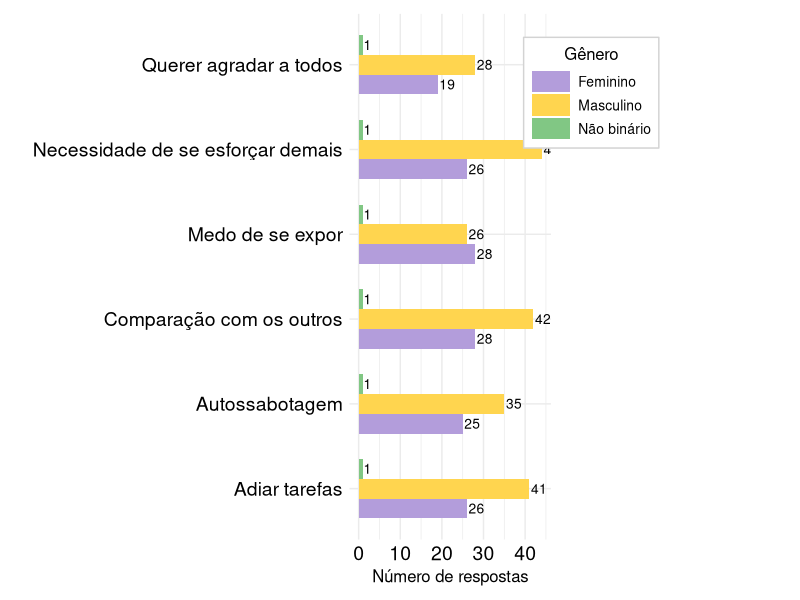

This figure's R source:
library(ggplot2)
library(reshape2)

comportamentos <- c(
  'Necessidade de se esforçar demais',
  'Autossabotagem',
  'Adiar tarefas',
  'Medo de se expor',
  'Comparação com os outros',
  'Querer agradar a todos'
)

respostas_homens <- c(44, 35, 41, 26, 42, 28)
respostas_mulheres <- c(26, 25, 26, 28, 28, 19)
respostas_nao_binario <- rep(1, length(comportamentos))

dados <- data.frame(
  Comportamentos = comportamentos,
  Mulheres = respostas_mulheres,
  Homens = respostas_homens,
  `Não binário` = respostas_nao_binario
)

dados_long <- melt(dados, id.vars = "Comportamentos", variable.name = "Gênero", value.name = "Respostas")

cores_respostas <- c("#B39DDB", "#FFD54F", "#81C784")

grafico <- ggplot(dados_long, aes(x = Comportamentos, y = Respostas, fill = Gênero)) +
  geom_bar(stat = "identity", position = position_dodge(width = 0.7), width = 0.7) +
  geom_text(aes(label = Respostas), 
            position = position_dodge(width = 0.7), 
            hjust = -0.1, size = 3.5, color = "black") +
  scale_fill_manual(values = cores_respostas, 
                    labels = c("Feminino", "Masculino", "Não binário")) +
  coord_flip() +
  labs(
    x = "",
    y = "Número de respostas",
    fill = "Gênero"
  ) +
  theme_minimal() +
  theme(
    plot.title = element_text(hjust = 0.5, size = 18, color = "black"),
    axis.title.y = element_text(size = 10, color = "black"),
    axis.title.x = element_text(size = 12, color = "black"),
    axis.text = element_text(size = 14, color = "black"),
    legend.text = element_text(size = 10, color = "black"),
    legend.title = element_text(size = 12, hjust = 0.5, color = "black"),
    legend.position = c(1.2, 0.85),
    legend.direction = "vertical",
    legend.key.height = unit(0.6, 'cm'),
    legend.key.width = unit(1, 'cm'),
    legend.spacing.y = unit(0.4, 'cm'),
    legend.background = element_rect(fill = "white", color = "lightgray", size = 0.5),
    plot.margin = margin(10, 180, 10, 10)
  )

print(grafico)
